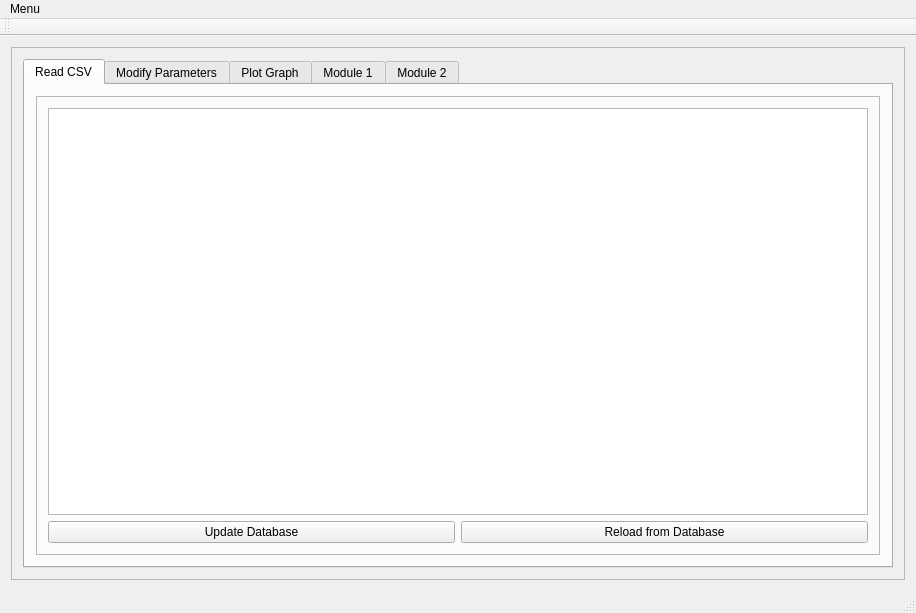
<?xml version="1.0" encoding="UTF-8"?>
<ui version="4.0">
 <class>MainWindow</class>
 <widget class="QMainWindow" name="MainWindow">
  <property name="geometry">
   <rect>
    <x>0</x>
    <y>0</y>
    <width>916</width>
    <height>613</height>
   </rect>
  </property>
  <property name="windowTitle">
   <string>MainWindow</string>
  </property>
  <widget class="QWidget" name="centralWidget">
   <layout class="QGridLayout" name="gridLayout">
    <item row="0" column="0">
     <widget class="QFrame" name="frame">
      <property name="frameShape">
       <enum>QFrame::StyledPanel</enum>
      </property>
      <property name="frameShadow">
       <enum>QFrame::Raised</enum>
      </property>
      <layout class="QGridLayout" name="gridLayout_4">
       <item row="0" column="0">
        <widget class="QTabWidget" name="tabWidget">
         <property name="currentIndex">
          <number>0</number>
         </property>
         <widget class="QWidget" name="tab">
          <attribute name="title">
           <string>Read CSV</string>
          </attribute>
          <layout class="QGridLayout" name="gridLayout_2">
           <item row="0" column="0">
            <widget class="QFrame" name="frame_2">
             <property name="frameShape">
              <enum>QFrame::StyledPanel</enum>
             </property>
             <property name="frameShadow">
              <enum>QFrame::Raised</enum>
             </property>
             <layout class="QGridLayout" name="gridLayout_6">
              <item row="0" column="0" colspan="2">
               <widget class="QTableView" name="tableView"/>
              </item>
              <item row="1" column="0">
               <widget class="QPushButton" name="pushButton">
                <property name="text">
                 <string>Update Database</string>
                </property>
               </widget>
              </item>
              <item row="1" column="1">
               <widget class="QPushButton" name="pushButton_2">
                <property name="text">
                 <string>Reload from Database</string>
                </property>
               </widget>
              </item>
             </layout>
            </widget>
           </item>
          </layout>
         </widget>
         <widget class="QWidget" name="tab_2">
          <attribute name="title">
           <string>Modify Parameters</string>
          </attribute>
          <layout class="QGridLayout" name="gridLayout_3">
           <item row="0" column="0">
            <widget class="QFrame" name="frame_3">
             <property name="frameShape">
              <enum>QFrame::StyledPanel</enum>
             </property>
             <property name="frameShadow">
              <enum>QFrame::Raised</enum>
             </property>
            </widget>
           </item>
          </layout>
         </widget>
         <widget class="QWidget" name="tab_3">
          <attribute name="title">
           <string>Plot Graph</string>
          </attribute>
          <layout class="QGridLayout" name="gridLayout_5">
           <item row="0" column="0">
            <widget class="QFrame" name="frame_4">
             <property name="frameShape">
              <enum>QFrame::StyledPanel</enum>
             </property>
             <property name="frameShadow">
              <enum>QFrame::Raised</enum>
             </property>
            </widget>
           </item>
          </layout>
         </widget>
         <widget class="QWidget" name="tab_4">
          <attribute name="title">
           <string>Module 1</string>
          </attribute>
         </widget>
         <widget class="QWidget" name="tab_5">
          <attribute name="title">
           <string>Module 2</string>
          </attribute>
         </widget>
        </widget>
       </item>
      </layout>
     </widget>
    </item>
   </layout>
  </widget>
  <widget class="QMenuBar" name="menuBar">
   <property name="geometry">
    <rect>
     <x>0</x>
     <y>0</y>
     <width>916</width>
     <height>25</height>
    </rect>
   </property>
   <widget class="QMenu" name="menuMenu">
    <property name="title">
     <string>Menu</string>
    </property>
    <widget class="QMenu" name="menuCSV_Menu">
     <property name="title">
      <string>CSV Menu</string>
     </property>
     <addaction name="actionSave_to_File"/>
     <addaction name="actionRead_from_file"/>
     <addaction name="actionCreate_New_File"/>
    </widget>
    <addaction name="menuCSV_Menu"/>
    <addaction name="actionGraph_Menu"/>
    <addaction name="separator"/>
    <addaction name="actionExit_2"/>
   </widget>
   <addaction name="menuMenu"/>
  </widget>
  <widget class="QToolBar" name="mainToolBar">
   <attribute name="toolBarArea">
    <enum>TopToolBarArea</enum>
   </attribute>
   <attribute name="toolBarBreak">
    <bool>false</bool>
   </attribute>
  </widget>
  <widget class="QStatusBar" name="statusBar"/>
  <action name="actionSave_to_File">
   <property name="text">
    <string>Save to File</string>
   </property>
  </action>
  <action name="actionRead_from_file">
   <property name="text">
    <string>Read from File</string>
   </property>
  </action>
  <action name="actionCreate_New_File">
   <property name="text">
    <string>Create New File</string>
   </property>
  </action>
  <action name="actionExit">
   <property name="text">
    <string>Exit</string>
   </property>
  </action>
  <action name="actionGraph_Menu">
   <property name="text">
    <string>Graph Menu</string>
   </property>
  </action>
  <action name="actionExit_2">
   <property name="text">
    <string>Exit</string>
   </property>
  </action>
 </widget>
 <layoutdefault spacing="6" margin="11"/>
 <resources/>
 <connections/>
</ui>
